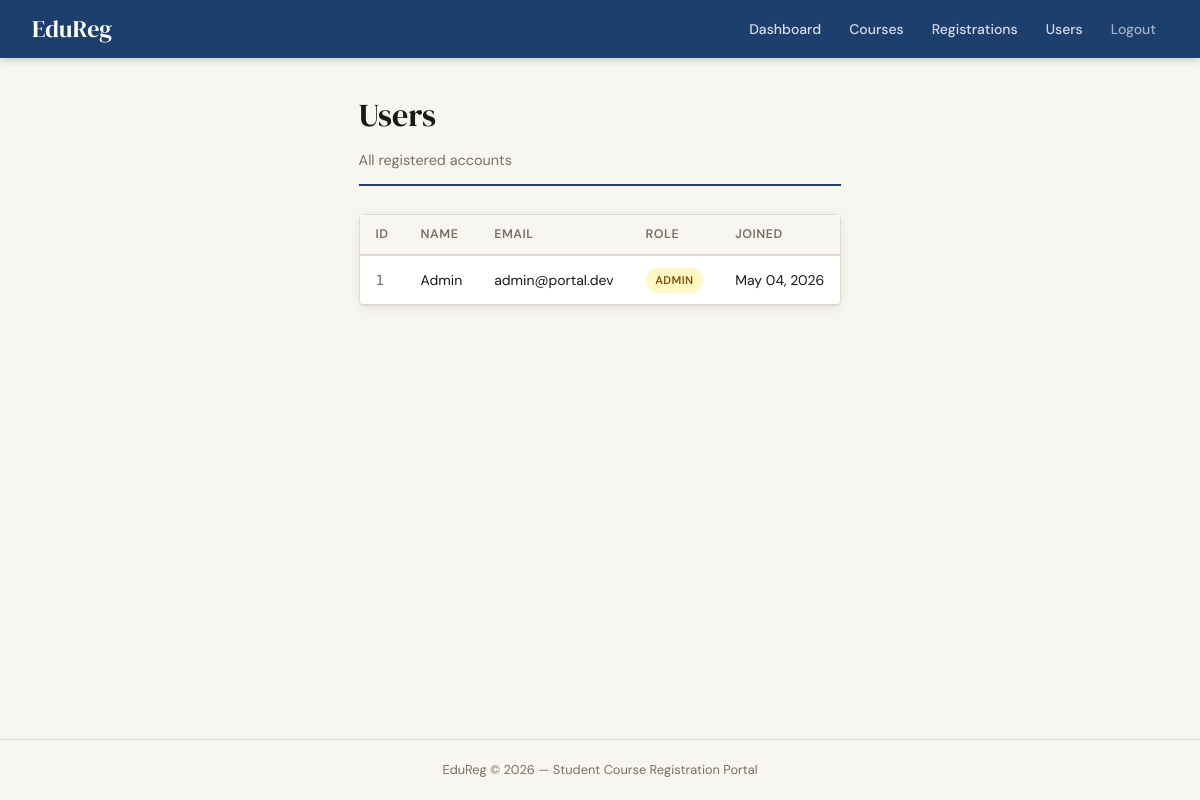
The page /admin/users.php (signed in) on the database its author committed.
### tables this page shows
CREATE TABLE users (
    id INT AUTO_INCREMENT PRIMARY KEY,
    name VARCHAR(100) NOT NULL,
    email VARCHAR(150) NOT NULL UNIQUE,
    password_hash VARCHAR(255) NOT NULL,
    role ENUM('student','admin') DEFAULT 'student',
    created_at TIMESTAMP DEFAULT CURRENT_TIMESTAMP
);

### src/config/db.php (called while the page is built, shortened)
<?php
function db(): PDO {
    static $pdo = null;
    if ($pdo === null) {
        $dsn = 'mysql:host=' . DB_HOST . ';dbname=' . DB_NAME . ';charset=utf8mb4';
        $pdo = new PDO($dsn, DB_USER, DB_PASS, [
            PDO::ATTR_ERRMODE            => PDO::ERRMODE_EXCEPTION,
            PDO::ATTR_DEFAULT_FETCH_MODE => PDO::FETCH_ASSOC,
            PDO::ATTR_EMULATE_PREPARES   => false,
        ]);
    }
    return $pdo;
}

### src/models/User.php (called while the page is built, shortened)
<?php
class User {
    public static function all(): array {
        return db()->query('SELECT id, name, email, role, created_at FROM users ORDER BY created_at DESC')->fetchAll();
    }
}

### src/config/bootstrap.php (called while the page is built, shortened)
<?php
require ROOT . '/src/config/db.php';
require ROOT . '/src/models/User.php';
function h(string $s): string {
    return htmlspecialchars($s, ENT_QUOTES, 'UTF-8');
}

### public/admin/users.php (the view, shortened to what this page needs)
<?php
require_once __DIR__ . '/../../src/config/bootstrap.php';
$users = User::all();
include ROOT . '/views/layout/header.php';
?>
<div class="page-header"><h1>Users</h1><p>All registered accounts</p></div>
<div class="card" style="padding:0">
  <div class="table-wrap">
    <table>
      <thead><tr><th>ID</th><th>Name</th><th>Email</th><th>Role</th><th>Joined</th></tr></thead>
      <tbody>
        <?php foreach ($users as $u): ?>
        <tr>
          <td class="mono" style="color:var(--muted)"><?= $u['id'] ?></td>
          <td><?= h($u['name']) ?></td><td><?= h($u['email']) ?></td>
          <td><span class="badge <?= $u['role']==='admin'?'badge-admin':'badge-student' ?>"><?= h($u['role']) ?></span></td>
          <td><?= date('M d, Y', strtotime($u['created_at'])) ?></td>
        </tr>
        <?php endforeach; ?>
      </tbody>
    </table>
  </div>
</div>
<?php include ROOT . '/views/layout/footer.php'; ?>

### public/css/app.css (style rules this page uses)
:root { --bg: #f8f6f1; --surface: #ffffff; --border: #e0dbd0; --text: #1a1814; --muted: #7a7060; --accent: #1d3f6e; --accent2: #c8430a; --success: #1a6640; --danger: #9b1c1c; --radius: 6px; --shadow: 0 2px 12px rgba(0,0,0,.08); }
*, *::before, *::after { box-sizing: border-box; margin: 0; padding: 0; }
body { font-family: 'DM Sans', sans-serif; background: var(--bg); color: var(--text); min-height: 100vh; display: flex; flex-direction: column; font-size: 15px; line-height: 1.6; }
h1, h2, h3 { font-family: 'DM Serif Display', serif; font-weight: normal; }
h1 { font-size: 2rem; margin-bottom: .5rem; }
.page-header { border-bottom: 2px solid var(--accent); padding-bottom: .75rem; margin-bottom: 1.75rem; }
.page-header p { color: var(--muted); font-size: .9rem; margin-top: .25rem; }
.card { background: var(--surface); border: 1px solid var(--border); border-radius: var(--radius); box-shadow: var(--shadow); padding: 1.5rem; margin-bottom: 1.25rem; }
.badge { display: inline-block; font-size: .7rem; font-weight: 600; padding: .2rem .6rem; border-radius: 20px; text-transform: uppercase; letter-spacing: .4px; }
.badge-admin { background: #fef9c3; color: #854d0e; }
.table-wrap { overflow-x: auto; }
table { width: 100%; border-collapse: collapse; font-size: .875rem; }
thead th { text-align: left; padding: .6rem 1rem; background: var(--bg); border-bottom: 2px solid var(--border); font-weight: 600; font-size: .78rem; text-transform: uppercase; letter-spacing: .5px; color: var(--muted); }
tbody tr { border-bottom: 1px solid var(--border); transition: background .1s; }
tbody td { padding: .7rem 1rem; vertical-align: middle; }
.mono { font-family: 'DM Mono', monospace; }

### rows shown on the page
users: id "1", name "Admin", email "admin@portal.dev", role "ADMIN", created_at "May 04, 2026"
